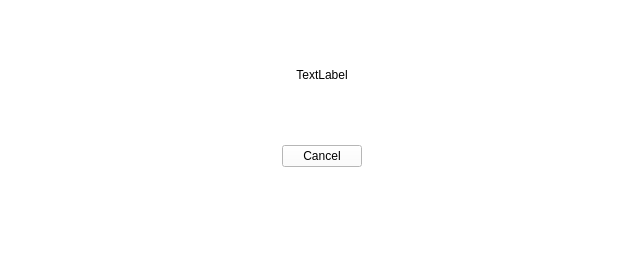
<?xml version="1.0" encoding="UTF-8"?>
<ui version="4.0">
 <class>ConnectingClass</class>
 <widget class="QWidget" name="ConnectingClass">
  <property name="geometry">
   <rect>
    <x>0</x>
    <y>0</y>
    <width>644</width>
    <height>253</height>
   </rect>
  </property>
  <property name="palette">
   <palette>
    <active>
     <colorrole role="Button">
      <brush brushstyle="SolidPattern">
       <color alpha="255">
        <red>255</red>
        <green>255</green>
        <blue>255</blue>
       </color>
      </brush>
     </colorrole>
     <colorrole role="Text">
      <brush brushstyle="SolidPattern">
       <color alpha="255">
        <red>55</red>
        <green>55</green>
        <blue>55</blue>
       </color>
      </brush>
     </colorrole>
     <colorrole role="Base">
      <brush brushstyle="SolidPattern">
       <color alpha="255">
        <red>255</red>
        <green>255</green>
        <blue>255</blue>
       </color>
      </brush>
     </colorrole>
     <colorrole role="Window">
      <brush brushstyle="SolidPattern">
       <color alpha="255">
        <red>255</red>
        <green>255</green>
        <blue>255</blue>
       </color>
      </brush>
     </colorrole>
    </active>
    <inactive>
     <colorrole role="Button">
      <brush brushstyle="SolidPattern">
       <color alpha="255">
        <red>255</red>
        <green>255</green>
        <blue>255</blue>
       </color>
      </brush>
     </colorrole>
     <colorrole role="Text">
      <brush brushstyle="SolidPattern">
       <color alpha="255">
        <red>55</red>
        <green>55</green>
        <blue>55</blue>
       </color>
      </brush>
     </colorrole>
     <colorrole role="Base">
      <brush brushstyle="SolidPattern">
       <color alpha="255">
        <red>255</red>
        <green>255</green>
        <blue>255</blue>
       </color>
      </brush>
     </colorrole>
     <colorrole role="Window">
      <brush brushstyle="SolidPattern">
       <color alpha="255">
        <red>255</red>
        <green>255</green>
        <blue>255</blue>
       </color>
      </brush>
     </colorrole>
    </inactive>
    <disabled>
     <colorrole role="Button">
      <brush brushstyle="SolidPattern">
       <color alpha="255">
        <red>255</red>
        <green>255</green>
        <blue>255</blue>
       </color>
      </brush>
     </colorrole>
     <colorrole role="Text">
      <brush brushstyle="SolidPattern">
       <color alpha="255">
        <red>159</red>
        <green>158</green>
        <blue>158</blue>
       </color>
      </brush>
     </colorrole>
     <colorrole role="Base">
      <brush brushstyle="SolidPattern">
       <color alpha="255">
        <red>255</red>
        <green>255</green>
        <blue>255</blue>
       </color>
      </brush>
     </colorrole>
     <colorrole role="Window">
      <brush brushstyle="SolidPattern">
       <color alpha="255">
        <red>255</red>
        <green>255</green>
        <blue>255</blue>
       </color>
      </brush>
     </colorrole>
    </disabled>
   </palette>
  </property>
  <property name="windowTitle">
   <string>Connecting to DisCODe...</string>
  </property>
  <layout class="QGridLayout" name="gridLayout">
   <item row="1" column="0" colspan="2">
    <widget class="QWidget" name="widget" native="true">
     <property name="minimumSize">
      <size>
       <width>0</width>
       <height>0</height>
      </size>
     </property>
     <layout class="QHBoxLayout" name="horizontalLayout">
      <property name="margin">
       <number>0</number>
      </property>
      <item>
       <spacer name="horizontalSpacer">
        <property name="orientation">
         <enum>Qt::Horizontal</enum>
        </property>
        <property name="sizeHint" stdset="0">
         <size>
          <width>40</width>
          <height>20</height>
         </size>
        </property>
       </spacer>
      </item>
      <item>
       <widget class="QPushButton" name="btnCancel">
        <property name="text">
         <string>Cancel</string>
        </property>
       </widget>
      </item>
      <item>
       <spacer name="horizontalSpacer_2">
        <property name="orientation">
         <enum>Qt::Horizontal</enum>
        </property>
        <property name="sizeHint" stdset="0">
         <size>
          <width>40</width>
          <height>20</height>
         </size>
        </property>
       </spacer>
      </item>
     </layout>
    </widget>
   </item>
   <item row="2" column="0">
    <spacer name="verticalSpacer">
     <property name="orientation">
      <enum>Qt::Vertical</enum>
     </property>
     <property name="sizeHint" stdset="0">
      <size>
       <width>20</width>
       <height>40</height>
      </size>
     </property>
    </spacer>
   </item>
   <item row="0" column="0" colspan="2">
    <widget class="QLabel" name="preloader">
     <property name="minimumSize">
      <size>
       <width>0</width>
       <height>128</height>
      </size>
     </property>
     <property name="text">
      <string>TextLabel</string>
     </property>
     <property name="alignment">
      <set>Qt::AlignCenter</set>
     </property>
    </widget>
   </item>
  </layout>
 </widget>
 <resources/>
 <connections/>
</ui>
